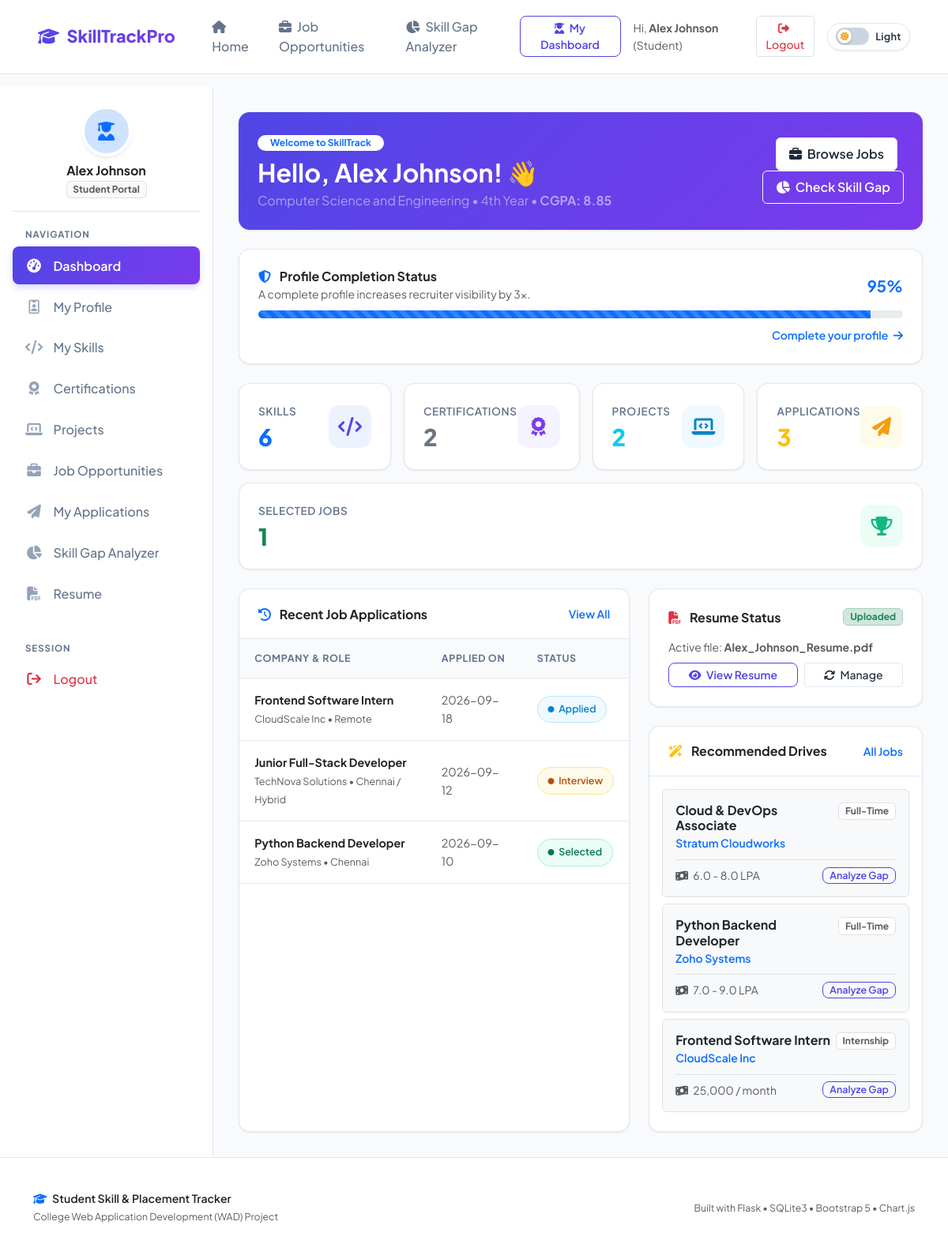
The page /student/dashboard (signed in) on the database its author committed.
### tables this page shows
CREATE TABLE student_profiles (
        id INTEGER PRIMARY KEY AUTOINCREMENT,
        user_id INTEGER UNIQUE NOT NULL,
        register_no TEXT,
        phone TEXT,
        department TEXT,
        year TEXT,
        cgpa REAL,
        location TEXT,
        about_me TEXT,
        profile_photo TEXT DEFAULT 'default_avatar.png',
        updated_at TIMESTAMP DEFAULT CURRENT_TIMESTAMP,
        FOREIGN KEY (user_id) REFERENCES users (id) ON DELETE CASCADE
    );

CREATE TABLE job_applications (
        id INTEGER PRIMARY KEY AUTOINCREMENT,
        job_id INTEGER NOT NULL,
        student_id INTEGER NOT NULL,
        status TEXT NOT NULL DEFAULT 'Applied' CHECK(status IN ('Applied', 'Shortlisted', 'Interview', 'Selected', 'Rejected')),
        applied_at TIMESTAMP DEFAULT CURRENT_TIMESTAMP,
        FOREIGN KEY (job_id) REFERENCES jobs (id) ON DELETE CASCADE,
        FOREIGN KEY (student_id) REFERENCES users (id) ON DELETE CASCADE,
        UNIQUE(job_id, student_id)
    );

CREATE TABLE jobs (
        id INTEGER PRIMARY KEY AUTOINCREMENT,
        title TEXT NOT NULL,
        company TEXT NOT NULL,
        location TEXT NOT NULL,
        job_type TEXT NOT NULL,
        required_skills TEXT NOT NULL,
        salary TEXT NOT NULL,
        deadline TEXT NOT NULL,
        description TEXT NOT NULL,
        created_at TIMESTAMP DEFAULT CURRENT_TIMESTAMP
    );

CREATE TABLE resumes (
        id INTEGER PRIMARY KEY AUTOINCREMENT,
        student_id INTEGER UNIQUE NOT NULL,
        filename TEXT NOT NULL,
        original_filename TEXT NOT NULL,
        upload_date TIMESTAMP DEFAULT CURRENT_TIMESTAMP,
        FOREIGN KEY (student_id) REFERENCES users (id) ON DELETE CASCADE
    );

### app.py (the view)
@app.route('/student/dashboard')
@student_required
def student_dashboard():
    student_id = session['user_id']
    db = get_db()
    profile = db.execute("SELECT * FROM student_profiles WHERE user_id = ?", (student_id,)).fetchone()
    skills_count = db.execute("SELECT COUNT(*) as count FROM student_skills WHERE student_id = ?", (student_id,)).fetchone()['count']
    certs_count = db.execute("SELECT COUNT(*) as count FROM certifications WHERE student_id = ?", (student_id,)).fetchone()['count']
    projects_count = db.execute("SELECT COUNT(*) as count FROM projects WHERE student_id = ?", (student_id,)).fetchone()['count']
    apps_count = db.execute("SELECT COUNT(*) as count FROM job_applications WHERE student_id = ?", (student_id,)).fetchone()['count']
    selected_count = db.execute("SELECT COUNT(*) as count FROM job_applications WHERE student_id = ? AND status = 'Selected'", (student_id,)).fetchone()['count']
    resume = db.execute("SELECT * FROM resumes WHERE student_id = ?", (student_id,)).fetchone()
    completion_pct = calculate_profile_completion(profile, skills_count, certs_count, projects_count, resume is not None)
    recent_apps = db.execute("""
        SELECT a.*, j.title as job_title, j.company, j.location, j.job_type
        FROM job_applications a
        JOIN jobs j ON a.job_id = j.id
        WHERE a.student_id = ?
        ORDER BY a.applied_at DESC LIMIT 5
    """, (student_id,)).fetchall()
    recommended_jobs = db.execute("SELECT * FROM jobs ORDER BY id DESC LIMIT 3").fetchall()
    return render_template('student_dashboard.html',
                           profile=profile,
                           skills_count=skills_count,
                           certs_count=certs_count,
                           projects_count=projects_count,
                           apps_count=apps_count,
                           selected_count=selected_count,
                           completion_pct=completion_pct,
                           recent_apps=recent_apps,
                           recommended_jobs=recommended_jobs,
                           resume=resume)

### templates/student_dashboard.html (shortened to what this page needs)
{% extends "base.html" %}
{% block content %}
<div class="app-wrapper">
    {% include "student_sidebar.html" %}
    <div class="main-content">
        <div class="card card-custom p-4 mb-4 border-0" style="background: linear-gradient(135deg, #4f46e5 0%, #7c3aed 100%); color: #ffffff;">
            <div class="row align-items-center">
                <div class="col-lg-8">
                    <span class="badge bg-white text-primary fw-bold px-3 py-1 mb-2 rounded-pill">Welcome to SkillTrack</span>
                    <h2 class="fw-bold mb-1">Hello, {{ session.get('name') }}! 👋</h2>
                    <p class="mb-0 text-white-50">
                        {{ profile.department or 'Department Unassigned' }} &bull; {{ profile.year or 'Year not set' }}
                        {% if profile.cgpa %} &bull; <strong>CGPA: {{ profile.cgpa }}</strong>{% endif %}
                    </p>
                </div>
                <div class="col-lg-4 text-lg-end mt-3 mt-lg-0">
                    <a href="{{ url_for('jobs') }}" class="btn btn-light px-3 py-2 fw-semibold me-2">
                        <i class="fa-solid fa-briefcase me-1"></i> Browse Jobs
                    </a>
                    <a href="{{ url_for('skill_gap') }}" class="btn btn-outline-light px-3 py-2 fw-semibold">
                        <i class="fa-solid fa-chart-pie me-1"></i> Check Skill Gap
                    </a>
                </div>
            </div>
        </div>
        <div class="card card-custom p-4 mb-4">
            <div class="d-flex justify-content-between align-items-center mb-2">
                <div>
                    <h6 class="fw-bold mb-0 text-dark"><i class="fa-solid fa-shield-halved text-primary me-2"></i> Profile Completion Status</h6>
                    <small class="text-muted">A complete profile increases recruiter visibility by 3x.</small>
                </div>
                <span class="fw-bold fs-5 text-primary">{{ completion_pct }}%</span>
            </div>
            <div class="progress" style="height: 10px; border-radius: 6px;">
                <div class="progress-bar progress-bar-striped progress-bar-animated bg-primary" role="progressbar" style="width: {{ completion_pct }}%;" aria-valuenow="{{ completion_pct }}" aria-valuemin="0" aria-valuemax="100"></div>
            </div>
            {% if completion_pct < 100 %}
            <div class="mt-2 text-end">
                <a href="{{ url_for('profile') }}" class="small text-decoration-none fw-semibold">Complete your profile <i class="fa-solid fa-arrow-right ms-1"></i></a>
            </div>
            {% endif %}
        </div>
        <div class="row g-3 mb-4">
            <div class="col-sm-6 col-xl">
                <div class="stat-card">
                    <div>
                        <div class="stat-label">Skills</div>
                        <div class="stat-number text-primary">{{ skills_count }}</div>
                    </div>
                    <div class="stat-icon primary">
                        <i class="fa-solid fa-code"></i>
                    </div>
                </div>
            </div>
            <div class="col-sm-6 col-xl">
                <div class="stat-card">
                    <div>
                        <div class="stat-label">Certifications</div>
                        <div class="stat-number text-secondary">{{ certs_count }}</div>
                    </div>
                    <div class="stat-icon secondary">
                        <i class="fa-solid fa-award"></i>
                    </div>
                </div>
            </div>
            <div class="col-sm-6 col-xl">
                <div class="stat-card">
                    <div>
                        <div class="stat-label">Projects</div>
                        <div class="stat-number text-info">{{ projects_count }}</div>
                    </div>
                    <div class="stat-icon info">
                        <i class="fa-solid fa-laptop-code"></i>
                    </div>
                </div>
            </div>
            <div class="col-sm-6 col-xl">
                <div class="stat-card">
                    <div>
                        <div class="stat-label">Applications</div>
                        <div class="stat-number text-warning">{{ apps_count }}</div>
                    </div>
                    <div class="stat-icon warning">
                        <i class="fa-solid fa-paper-plane"></i>
                    </div>
                </div>
            </div>
            <div class="col-sm-6 col-xl">
                <div class="stat-card">
                    <div>
                        <div class="stat-label">Selected Jobs</div>
                        <div class="stat-number text-success">{{ selected_count }}</div>
                    </div>
                    <div class="stat-icon success">
                        <i class="fa-solid fa-trophy"></i>
                    </div>
                </div>
            </div>
        </div>
        <div class="row g-4">
            <div class="col-lg-7">
                <div class="card card-custom h-100">
                    <div class="card-header-custom">
                        <h6 class="fw-bold mb-0 text-dark">
                            <i class="fa-solid fa-clock-rotate-left text-primary me-2"></i> Recent Job Applications
                        </h6>
                        <a href="{{ url_for('applications') }}" class="small fw-semibold text-primary">View All</a>
                    </div>
                    <div class="card-body-custom p-0">
                        {% if recent_apps %}
                        <div class="table-responsive">
                            <table class="table table-custom mb-0">
                                <thead>
                                    <tr>
                                        <th>Company & Role</th>
                                        <th>Applied On</th>
                                        <th>Status</th>
                                    </tr>
                                </thead>
                                <tbody>
                                    {% for app in recent_apps %}
                                    <tr>
                                        <td>
                                            <div class="fw-bold text-dark">{{ app.job_title }}</div>
                                            <small class="text-muted">{{ app.company }} &bull; {{ app.location }}</small>
                                        </td>
                                        <td class="text-muted small">
                                            {{ app.applied_at[:10] }}
                                        </td>
                                        <td>
                                            <span class="badge-status {{ app.status|lower }}">
                                                <i class="fa-solid fa-circle" style="font-size: 0.5rem;"></i> {{ app.status }}
                                            </span>
                                        </td>
                                    </tr>
                                    {% endfor %}
                                </tbody>
                            </table>
                        </div>
                        {% else %}
                        <div class="text-center py-5">
                            <i class="fa-solid fa-file-circle-question text-muted fs-1 mb-2"></i>
                            <p class="text-muted mb-2">You haven't applied to any job drives yet.</p>
                            <a href="{{ url_for('jobs') }}" class="btn btn-primary btn-sm">Explore Openings</a>
                        </div>
                        {% endif %}
                    </div>
                </div>
            </div>
            <div class="col-lg-5">
                <div class="card card-custom p-4 mb-4">
                    <div class="d-flex align-items-center justify-content-between mb-3">
                        <h6 class="fw-bold mb-0 text-dark">
                            <i class="fa-solid fa-file-pdf text-danger me-2"></i> Resume Status
                        </h6>
                        {% if resume %}
                            <span class="badge bg-success-subtle text-success border border-success-subtle">Uploaded</span>
                        {% else %}
                            <span class="badge bg-danger-subtle text-danger border border-danger-subtle">Missing</span>
                        {% endif %}
                    </div>
                    {% if resume %}
                        <p class="small text-muted mb-2">Active file: <strong>{{ resume.original_filename }}</strong></p>
                        <div class="d-flex gap-2">
                            <a href="{{ url_for('view_resume_file', filename=resume.filename) }}" target="_blank" class="btn btn-outline-primary btn-sm flex-fill">
                                <i class="fa-solid fa-eye me-1"></i> View Resume
                            </a>
                            <a href="{{ url_for('resume') }}" class="btn btn-light btn-sm flex-fill">
                                <i class="fa-solid fa-arrows-rotate me-1"></i> Manage
                            </a>
                        </div>
                    {% else %}
                        <p class="small text-muted mb-3">You haven't uploaded a PDF resume yet. Campus recruiters require a verified resume.</p>
                        <a href="{{ url_for('resume') }}" class="btn btn-primary btn-sm w-100">
                            <i class="fa-solid fa-upload me-1"></i> Upload Resume (PDF)
                        </a>
                    {% endif %}
                </div>
                <div class="card card-custom">
                    <div class="card-header-custom">
                        <h6 class="fw-bold mb-0 text-dark">
                            <i class="fa-solid fa-wand-magic-sparkles text-warning me-2"></i> Recommended Drives
                        </h6>
                        <a href="{{ url_for('jobs') }}" class="small fw-semibold text-primary">All Jobs</a>
                    </div>
                    <div class="card-body-custom p-3">
                        {% for job in recommended_jobs %}
                        <div class="p-3 mb-2 rounded border bg-light">
                            <div class="d-flex justify-content-between align-items-start">
                                <div>
                                    <h6 class="fw-bold mb-0 text-dark">{{ job.title }}</h6>
                                    <small class="text-primary fw-semibold">{{ job.company }}</small>
                                </div>
                                <span class="badge bg-white text-muted border small">{{ job.job_type }}</span>
                            </div>
                            <div class="d-flex justify-content-between align-items-center mt-2 pt-2 border-top">
                                <small class="text-muted"><i class="fa-solid fa-money-bill-wave me-1"></i> {{ job.salary }}</small>
                                <a href="{{ url_for('skill_gap') }}?job_id={{ job.id }}" class="btn btn-outline-primary btn-sm py-0 px-2" style="font-size: 0.78rem;">
                                    Analyze Gap
                                </a>
                            </div>
                        </div>
                        {% endfor %}
                    </div>
                </div>
            </div>
        </div>
    </div>
</div>
{% endblock %}

### rows shown on the page
student_profiles: department "Computer Science and Engineering", year "4th Year", cgpa "8.85"
job_applications: job_title "Frontend Software Intern", company "CloudScale Inc", location "Remote", applied_at "2026-09-18", status "Applied"
job_applications: job_title "Junior Full-Stack Developer", company "TechNova Solutions", location "Chennai / Hybrid", applied_at "2026-09-12", status "Interview"
job_applications: job_title "Python Backend Developer", company "Zoho Systems", location "Chennai", applied_at "2026-09-10", status "Selected"
resumes: original_filename "Alex_Johnson_Resume.pdf"
jobs: title "Cloud & DevOps Associate", company "Stratum Cloudworks", job_type "Full-Time", salary "6.0 - 8.0 LPA"
jobs: title "Python Backend Developer", company "Zoho Systems", job_type "Full-Time", salary "7.0 - 9.0 LPA"
jobs: title "Frontend Software Intern", company "CloudScale Inc", job_type "Internship", salary "25,000 / month"

### other values the page prints
{{ session.get('name') }} "Alex Johnson"
{{ session.get('role')|capitalize }} "Student"
{{ completion_pct }} "95"
{{ skills_count }} "6"
{{ certs_count }} "2"
{{ projects_count }} "2"
{{ apps_count }} "3"
{{ selected_count }} "1"
